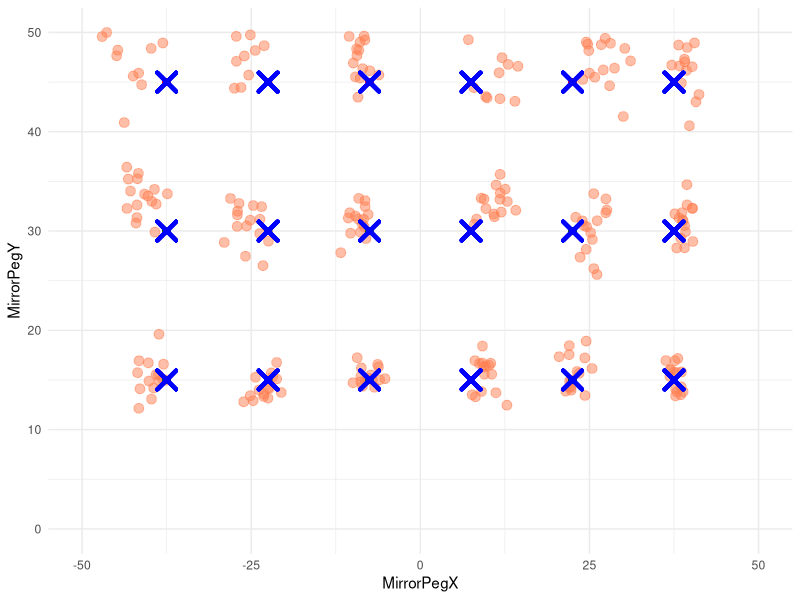

Write R code to recreate this figure.
library(ggplot2)
library(tidyr)
library(dplyr)

# Set the initial parameters
xPoints <- c(7.5, 22.5, 37.5)
yPoints <- c(45, 30, 15)
diamondY <- 45
triangleY <- 30
circleY <- 15

numOfRepsPerPoint <- 3
numOfPpl <- 5

globalMean <- 0.1
globalSD <- 1

# Define the data frame structure
data <- data.frame(Person = integer(),
                   Point = character(),
                   AnchorPegX = numeric(),
                   AnchorPegY = numeric(),
                   RefPegX = numeric(),
                   RefPegY = numeric(),
                   MirrorPegX = numeric(),
                   RealMirrorPegX = numeric(),
                   MirrorPegY = numeric(),
                   RealMirrorPegY = numeric(),
                   OffsetX = numeric(),
                   OffsetY = numeric(),
                   Height = numeric(),
                   Wingspan = numeric(),
                   stringsAsFactors = FALSE
)
# Defining the means and SDs

# Adjusted means and standard deviations


specificCircleMeansX <- c(-2, -1, -0.5, 0.5, 1,2)
specificCircleMeansY <- c(0, 0, 0, 0, 0, 0)  

specificCircleSDsX <- c(1.5, 1.2, 1.2, 1.2, 1.2, 1.5) 
specificCircleSDsY <- c(1.7, 1.5, 1.2, 1.2, 1.5, 1.7)



specificTriangleMeansX <- c(-3.5, -3, -1.5, 1.5, 3, 3.5)
specificTriangleMeansY <- c(2, 1, 1, 1, 1, 2) 

specificTriangleSDsX <- c(2, 1.8, 1, 1, 1.8, 2) 
specificTriangleSDsY <- c(2.2, 2, 1.5, 1.5, 2, 2.2)



specificDiamondMeansX <- c(-4.5, -4, -2, 2, 4, 4.5) 
specificDiamondMeansY <- c(3, 2, 2, 2, 2, 3)

specificDiamondSDsX <- c(2.5, 2.3, 1.5, 1.5, 2.3, 2.5) 
specificDiamondSDsY <- c(3.8, 2.7, 2.5, 2.5, 2.7, 3.8)


xPointsLoop <- c(-xPoints[3], -xPoints[2], -xPoints[1], xPoints[3], xPoints[2], xPoints[1])

# Loop to generate data for each person
for (person in 1:numOfPpl) {
  height <- rnorm(1, mean = 170, sd = 30)  
  wingspan <- rnorm(1, mean = 180, sd = 30)
  
  # Calculate scaling factors based on height and wingspan
  heightScalingFactor <- height / 170  # Relative to the average height (170 cm)
  wingspanScalingFactor <- wingspan / 180  # Relative to the average wingspan (180 cm)
  
  # Combine the scaling factors for modifying the means (can adjust this formula as needed)
  scalingFactor <- (heightScalingFactor + wingspanScalingFactor) / 2  # Average of height and wingspan factors
  
  # Loop through each of the three y-levels (diamond, triangle, circle)
  for (h in 1:3) {
    currY <- yPoints[h]
    
    # Use if-else statements to decide y-coordinates and means to use based on h
    if (h == 1) {
      # Assign values for diamondY
      AnchorPegY <- diamondY
      RefPegY <- triangleY
      MirrorPegY <- diamondY
      
      # Means and SDs to use when h == 1 (diamond)
      XmeansToUse <- specificDiamondMeansX * scalingFactor  # Adjust the X means based on scaling factor
      YmeansToUse <- specificDiamondMeansY * scalingFactor  # Adjust the Y means similarly
      XsdsToUse <- specificDiamondSDsX  # SD remains the same for now
      YsdsToUse <- specificDiamondSDsY
    } else if (h == 2) {
      # Assign values for triangleY
      AnchorPegY <- triangleY
      RefPegY <- circleY
      MirrorPegY <- triangleY
      
      # Means and SDs to use when h == 2 (triangle)
      XmeansToUse <- specificTriangleMeansX * scalingFactor
      YmeansToUse <- specificTriangleMeansY * scalingFactor
      XsdsToUse <- specificTriangleSDsX
      YsdsToUse <- specificTriangleSDsY
    } else if (h == 3) {
      # Assign values for circleY
      AnchorPegY <- circleY
      RefPegY <- circleY
      MirrorPegY <- circleY
      
      # Means and SDs to use when h == 3 (circle)
      XmeansToUse <- specificCircleMeansX * scalingFactor
      YmeansToUse <- specificCircleMeansY * scalingFactor
      XsdsToUse <- specificCircleSDsX
      YsdsToUse <- specificCircleSDsY
    }
    
    # Loop through each of the six conditions (different x values)
    for (i in 1:6) {
      for (repsOfPoint in 1:numOfRepsPerPoint) {
        offsetX <- rnorm(1, mean = XmeansToUse[i], sd = XsdsToUse[i])
        offsetY <- rnorm(1, mean = YmeansToUse[i], sd = YsdsToUse[i])
        
        # Generate MirrorPeg coordinates with offsets
        realMirrorPegX <- xPointsLoop[i]
        mirrorPegX <- realMirrorPegX + offsetX
        mirrorPegY <- MirrorPegY + offsetY
        
        # Bind new row to data frame with flat structure for peg coordinates
        data <- rbind(data, data.frame(
          Person = person,
          Point = "circleToDiamond",
          AnchorPegX = xPointsLoop[i],
          AnchorPegY = AnchorPegY,
          RefPegX = xPointsLoop[i],
          RefPegY = RefPegY,
          MirrorPegX = mirrorPegX,
          RealMirrorPegX = realMirrorPegX,
          MirrorPegY = mirrorPegY,
          RealMirrorPegY = MirrorPegY,
          OffsetX = offsetX,
          OffsetY = offsetY,
          Height = height,
          Wingspan = wingspan
        ))
      }
    }
  }
}

# Display the first few rows of the generated data
head(data)

# Plot the data
ggplot(data) +
  geom_point(aes(x = MirrorPegX, y = MirrorPegY), color="coral", alpha = 0.5, size = 3) +
  geom_point(aes(x = AnchorPegX, y = AnchorPegY), color = "red", size = 2) +
  geom_point(aes(x = RefPegX, y = RefPegY), size = 2, color =  "darkgreen") +
  geom_point(aes(x = RealMirrorPegX, y = RealMirrorPegY), color = "blue", size = 5, shape = 4, stroke = 2) +
  xlim(-50, 50) +
  ylim(0, 50) +
  theme_minimal() +
  labs(color = "Person")  # Add a legend title for clarity







